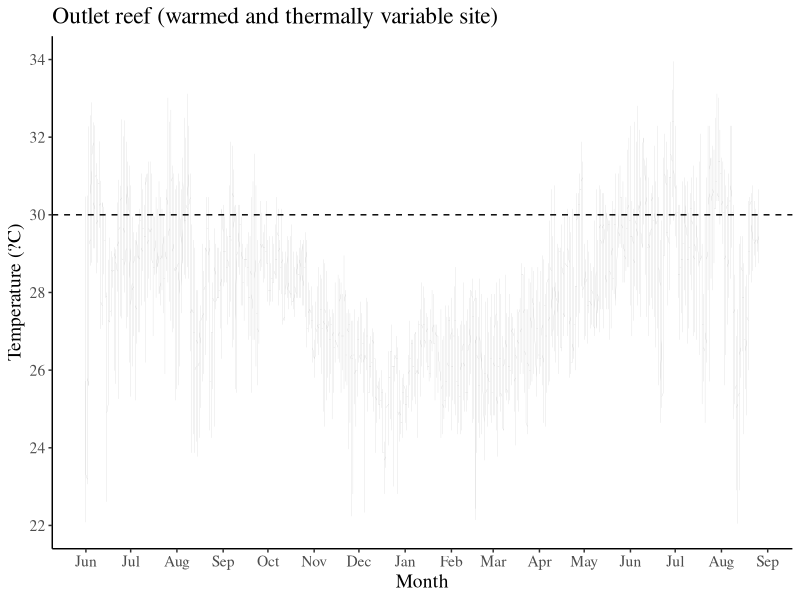
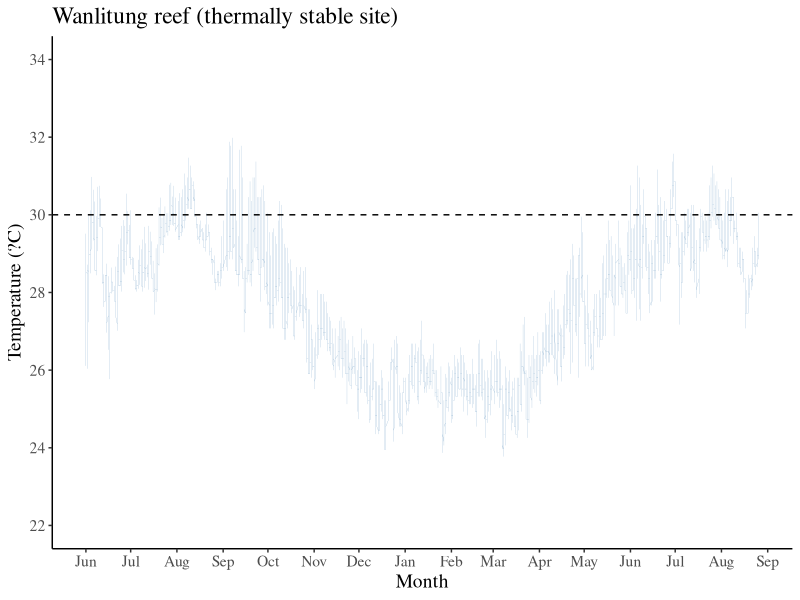
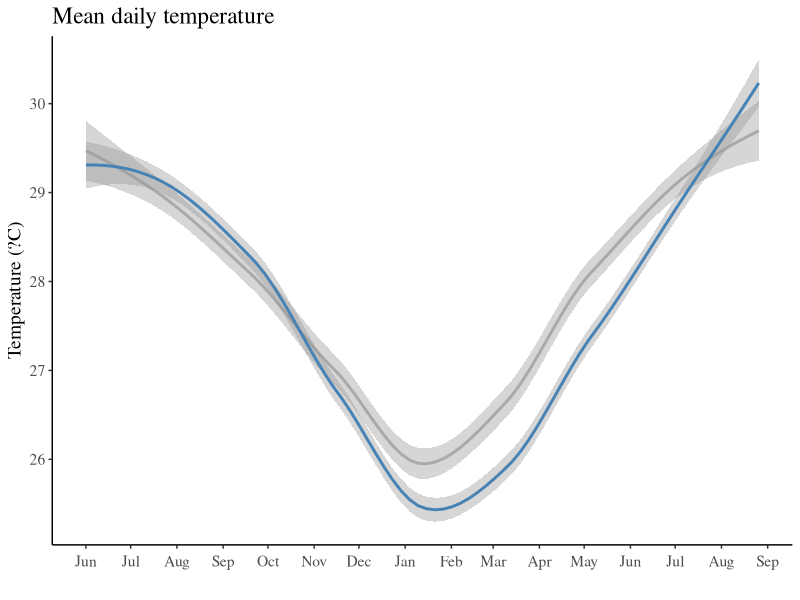
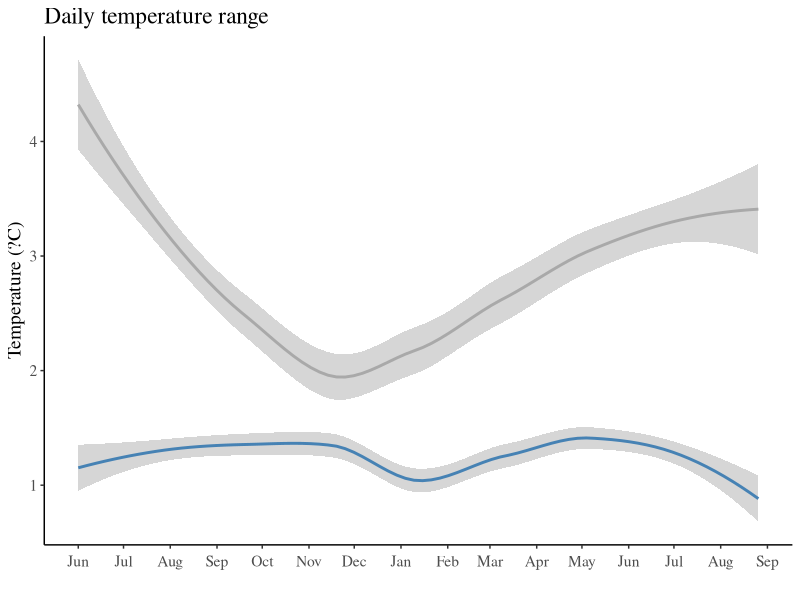
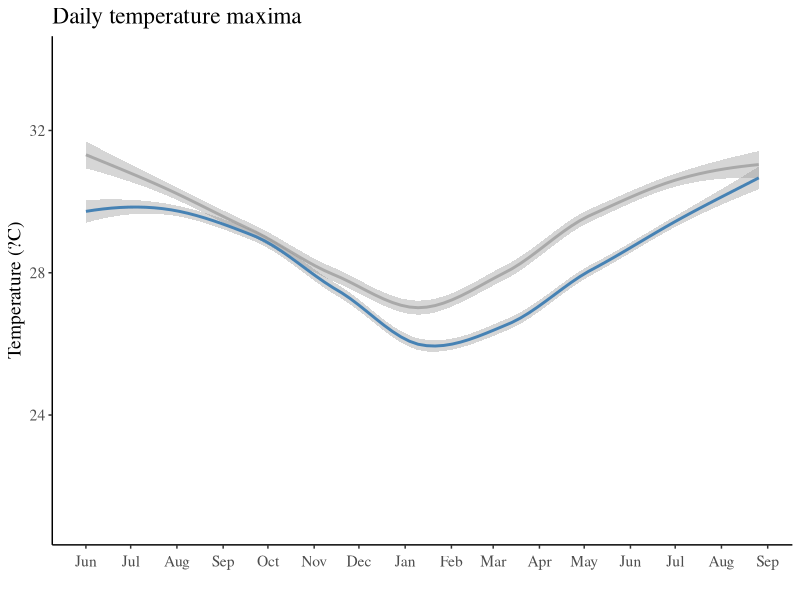
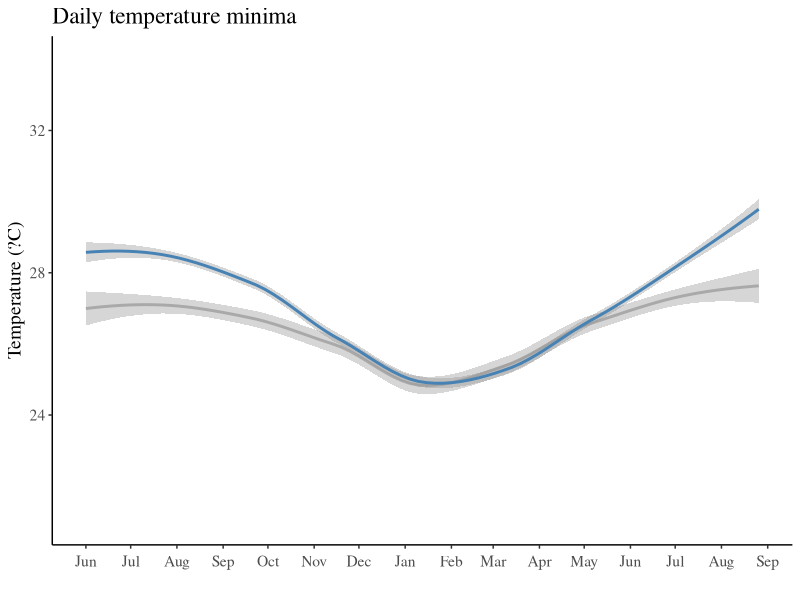
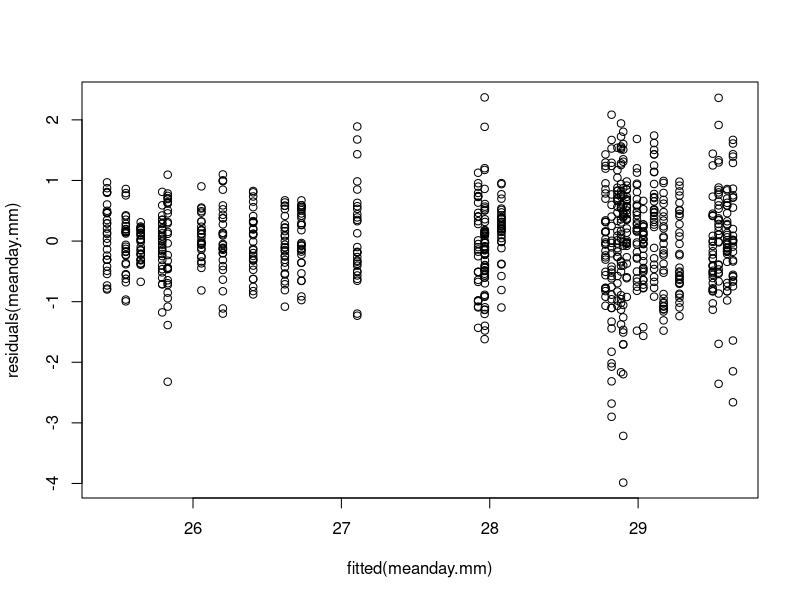
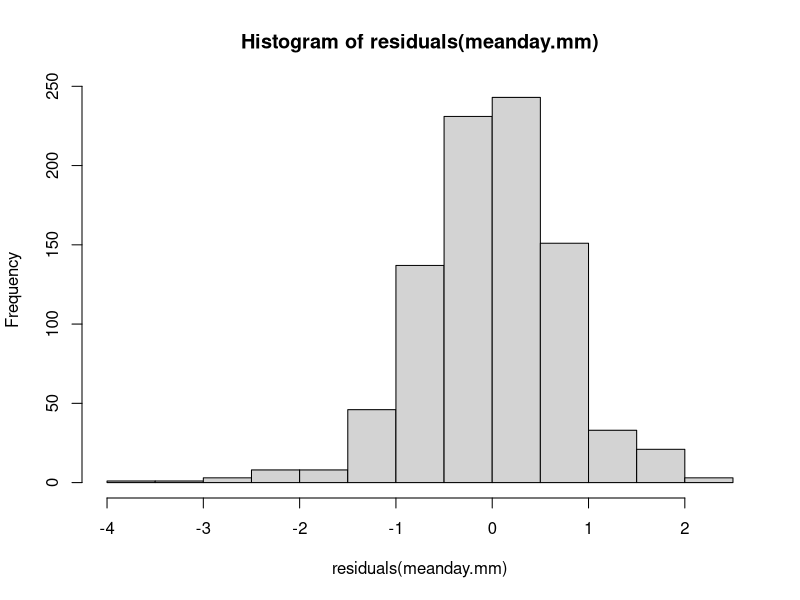

The R source for these figures, in order:
#_________________________________________________________________________________________#
#Peer J manuscript submission

#"Baseline dynamics of Symbiodiniaceae genera and photochemical 
#efficiency in corals from reefs with different thermal histories"

#McRae et al. 
#submitted November 2022
#revised March 2022

#Contact information: 
#Dr. Crystal J. McRae 
#crystal.j.mcrae@gmail.com


#Species abbreviations:
#PA = Pocillopora acuta
#AN = Acropora nana
#PL = Porites lutea

#Site abbreviations:
#WT = Wanlitung reef
#OT = Outlet reef
#_________________________________________________________________________________________#


#clear workspace
rm(list = ls())


####___________####

####<TEMPERATURE>####

####1) Libraries####

library(tidyverse)
library(lubridate)
library(lme4)
library(lmerTest)
library(emmeans)
library(car)

####2) Data####

raw_temp <- read_csv("TEMP.csv")


#class check & organize the data

#Separate month, day, hour, and minute
TEMPDATA <-
  raw_temp %>%
  mutate(Date_Time = mdy_hm(raw_temp$DATETIME)) %>% 
  mutate(year= year(Date_Time), 
         month = month(Date_Time),
         day = day(Date_Time), 
         hour = hour(Date_Time), 
         minute = minute(Date_Time))

#Define seasons
DATA <-
  TEMPDATA%>%
  mutate(month_conversion = ifelse(year== 2018, -5, 7))%>%
  mutate(MONTHID = month + month_conversion)%>%
  mutate(
    season = case_when(
      MONTHID %in% 10:12 ~ "spring",
      MONTHID %in%  4:6  ~ "fall",
      MONTHID %in%  7:9  ~ "winter",
      MONTHID %in%  13:15  ~ "ssummer",
      TRUE ~ "summer"))


#create separate date column for plotting
DATA <- tidyr::separate(DATA, 'DATETIME',
                        into = c('date', 'time'),
                        sep= ' ')


DATA$date <- as.Date (DATA$date,"%m/%d/%Y")
DATA$SITE <- as.factor (DATA$SITE)
DATA$month <- as.integer (DATA$month)
DATA$MONTHID <- as.integer (DATA$MONTHID)
DATA$season <- as.factor (DATA$season)

str(DATA)
summary(DATA)
head(DATA)


#Monthly summaries

month_sum <-
  DATA%>%
  group_by(month, SITE, year)%>%
  summarise(TEMP_mean = mean(TEMP), TEMP_sd =sd(TEMP))

month_var <-
  DATA%>%
  group_by(month, SITE, year)%>%
  summarise(TEMP_max = max(TEMP), TEMP_min =min(TEMP))


#Daily summaries

day_sum <-
  DATA%>%
  group_by(date, SITE, month, year, season, MONTHID)%>%
  summarise(TEMP_mean = mean(TEMP), TEMP_sd =sd(TEMP), TEMP_max=max(TEMP), TEMP_min = min(TEMP))%>%
  mutate(day_range = TEMP_max - TEMP_min)

#Average of daily values
day_sum_short<-
  day_sum%>%
  group_by(month, year, SITE, season, MONTHID)%>%
  summarise(day_range = mean(day_range), meanday_max =mean (TEMP_max), meanday_min = mean(TEMP_min), meanday = mean(TEMP_mean), meanday_sd = mean(TEMP_sd))




####3) Plots####

#first make subsets for each site

OT_TEMP <-
  DATA%>%
  filter(SITE =="OT")

head(OT_TEMP)
tail(OT_TEMP)

WT_TEMP <-
  DATA%>%
  filter(SITE =="WT")

head(WT_TEMP)
tail(WT_TEMP)



####*Outlet_10min data####

OT_plot <- ggplot(data=OT_TEMP, 
                  aes(x=date, y=TEMP)) +
  geom_line(size=0.05, colour='darkgrey')+
  theme_classic()+
  theme(text=element_text(size=14,  family="serif"))+
  geom_hline(yintercept=30, linetype="dashed", 
             color = "black", size=0.5)+
  scale_x_date(date_labels="%b",date_breaks  ="1 month")+
  scale_y_continuous(limits=c(22, 34), breaks=c(22, 24, 26, 28, 30, 32, 34))+
  labs(title="Outlet reef (warmed and thermally variable site)", y="Temperature (?C)", x="Month")

OT_plot 


####*Wanlitung_10min data####

WT_plot <- ggplot(data=WT_TEMP, 
                  aes(x=date, y=TEMP)) +
  geom_line(size=0.05, colour='steelblue')+
  theme_classic()+
  theme(text=element_text(size=14,  family="serif"))+
  geom_hline(yintercept=30, linetype="dashed", 
             color = "black", size=0.5)+
  scale_x_date(date_labels="%b",date_breaks  ="1 month")+
  scale_y_continuous(limits=c(22, 34), breaks=c(22, 24, 26, 28, 30, 32, 34))+
  labs(title="Wanlitung reef (thermally stable site)", y="Temperature (?C)", x="Month")

WT_plot 



####*daily mean####
daymean_plot <- 
  ggplot(data=day_sum, aes(x=date, y=TEMP_mean, colour=SITE)) +
  geom_smooth()+
  theme_bw()+
  scale_color_manual(values=c("darkgrey", "steelblue")) + theme_classic()+
  theme(axis.text.x = element_text(angle=0, margin = margin(t=5, r=50)))+
  scale_x_date(date_labels="%b",date_breaks  ="1 month")+
  labs(title="Mean daily temperature", y="Temperature (?C)", x="")+
  theme(text=element_text(size=14,  family="serif"))

daymean_plot +   theme(legend.position = "none")


#####*daily range####

daymean_range_plot <- 
  ggplot(data=day_sum, aes(x=date, y=day_range, colour=SITE)) +
  geom_smooth()+
  theme_bw()+
  scale_color_manual(values=c("darkgrey", "steelblue")) + theme_classic()+
  theme(axis.text.x = element_text(angle=0, margin = margin(t=5, r=50)))+
  scale_x_date(date_labels="%b",date_breaks  ="1 month")+
  labs(title="Daily temperature range", y="Temperature (?C)", x="")+
  theme(text=element_text(size=14,  family="serif"))

daymean_range_plot  + theme(legend.position = "none")


#####*mean daily_max####
daymean_max_plot <- 
  ggplot(data=day_sum, aes(x=date, y=TEMP_max, colour=SITE)) +
  geom_smooth()+
  theme_bw()+
  scale_y_continuous(limits=c(21, 34), breaks=c(24, 28, 32))+
  scale_color_manual(values=c("darkgrey", "steelblue")) + theme_classic()+
  theme(axis.text.x = element_text(angle=0, margin = margin(t=5, r=50)))+
  scale_x_date(date_labels="%b",date_breaks  ="1 month")+
  labs(title="Daily temperature maxima", y="Temperature (?C)", x="")+
  theme(text=element_text(size=14,  family="serif"))

daymean_max_plot + theme(legend.position = "none")



####*mean daily_min####
daymean_min_plot <- 
  ggplot(data=day_sum, aes(x=date, y=TEMP_min, colour=SITE)) +
  geom_smooth()+
  theme_bw()+
  scale_y_continuous(limits=c(21, 34), breaks=c(24, 28, 32))+
  scale_color_manual(values=c("darkgrey", "steelblue")) + theme_classic()+
  theme(axis.text.x = element_text(angle=0, margin = margin(t=5, r=50)))+
  scale_x_date(date_labels="%b",date_breaks  ="1 month")+
  labs(title="Daily temperature minima", y="Temperature (?C)", x="")+
  theme(text=element_text(size=14,  family="serif"))

daymean_min_plot + theme(legend.position = "none")



####4) Analysis####

####*site: mean sd####

#OT
OT.meansd<-
  OT_TEMP%>%
  summarise(mean.ot = mean(TEMP), sd.ot = sd(TEMP))

OT.meansd

#WT
WT.meansd<-
  WT_TEMP%>%
  summarise(mean.wt = mean(TEMP), sd.wt = sd(TEMP))

WT.meansd


####*daily mean mixed model####

meanday.mm <- 
  lmer(TEMP_mean~SITE*season + (1|MONTHID), data=day_sum)

summary(meanday.mm)


#check assumptions
plot(fitted(meanday.mm),residuals(meanday.mm))
hist(residuals(meanday.mm ))
qqnorm(residuals(meanday.mm ))
vif(meanday.mm)


#ACF 
acf(residuals(meanday.mm))


#posthoc
emmeans(meanday.mm, pairwise~SITE*season)


####*daily mean linear model####
#just to take a look at ACF if month is not used as a random effect

my_lm <- 
  lm(TEMP_mean~SITE*season, data=day_sum)

summary(my_lm)


#check assumptions
plot(fitted(my_lm),residuals(my_lm))
hist(residuals(my_lm))
qqnorm(residuals(meanday.mm ))
vif(my_lm)

#ACF 
acf(residuals(my_lm))



####*daily range mixed model####

dayrange.mm <- 
  lmer(day_range~SITE*season + (1|MONTHID), data=day_sum)

summary(dayrange.mm)

#check assumptions
plot(fitted(dayrange.mm),residuals(dayrange.mm))
hist(residuals(dayrange.mm))
qqnorm(residuals(dayrange.mm))
vif(dayrange.mm)

#ACF 
acf(residuals(dayrange.mm))


#posthoc
emmeans(dayrange.mm, pairwise~SITE*season)


####*daily max mixed model####

daymax.mm <- 
  lmer(TEMP_max~SITE*season + (1|MONTHID), data=day_sum)

summary(daymax.mm)

#check assumptions
plot(fitted(daymax.mm),residuals(daymax.mm))
hist(residuals(daymax.mm))
qqnorm(residuals(daymax.mm))
vif(daymax.mm)

#ACF 
acf(residuals(daymax.mm))


#posthoc
emmeans(daymax.mm, pairwise~SITE*season)


####*daily min mixed model####

daymin <- 
  lmer(TEMP_min~SITE*season + (1|MONTHID), data=day_sum)

summary(daymin)


#check assumptions
plot(fitted(daymin),residuals(daymin))
hist(residuals(daymin))
qqnorm(residuals(daymin))
vif(daymin)

#ACF 
acf(residuals(daymin))


#posthoc
emmeans(daymin, pairwise~SITE*season)


####___________####

####<NUTRIENTS>#####

####1) Libraries####

library(tidyverse)
library(car)

####2) Data####

NUT_data <- read_csv("NUT.csv")

#class check
NUT_data$Date <- as.Date(NUT_data$Date)
NUT_data$Site <- as.factor(NUT_data$Site)

summary(NUT_data)
head(NUT_data)

#WT subset

NUT_WT <-
  NUT_data%>%
  filter(Site =='WT')


#OT subset

NUT_OT <-
  NUT_data%>%
  filter(Site =='OT')


####3) Plots####

boxplot(BOD5~Site, data=NUT_data)
boxplot(NO3N~Site, data=NUT_data)
boxplot(NO2N~Site, data=NUT_data)
boxplot(NH3N~Site, data=NUT_data)
boxplot(PO4P~Site, data=NUT_data)


####4) Analysis####

####*B0D5####

#test for normality
hist(NUT_OT$BOD5)
shapiro.test(NUT_OT$BOD5)


hist(NUT_WT$BOD5)
shapiro.test(NUT_WT$BOD5)


#test for equal variance
leveneTest(BOD5~Site, data=NUT_data)

#test for difference between sites
wilcox.test(BOD5~Site, data=NUT_data)



####*NO2####


#test for normality
hist(NUT_OT$NO2N)
shapiro.test(NUT_OT$NO2N)


hist(NUT_WT$NO2N)
shapiro.test(NUT_WT$NO2N)

#test for equal variance
leveneTest(NO2N~Site, data=NUT_data)

#test for difference between sites
wilcox.test(NO2N~Site, data=NUT_data)



####*NO3####


#test for normality
hist(NUT_OT$NO3N)
shapiro.test(NUT_OT$NO3N)


hist(NUT_WT$NO3N)
shapiro.test(NUT_WT$NO3N)

#test for equal variance
leveneTest(NO3N~Site, data=NUT_data)

#test for difference between sites
t.test(NO3N~Site, data=NUT_data, var.equal=TRUE)



####*NH3####


#test for normality
hist(NUT_OT$NH3N)
shapiro.test(NUT_OT$NH3N)


hist(NUT_WT$NH3N)
shapiro.test(NUT_WT$NH3N)

#test for equal variance
leveneTest(NH3N~Site, data=NUT_data)


#test for difference between sites
wilcox.test(NH3N~Site, data=NUT_data)


####*PO4####


#test for normality
hist(NUT_OT$PO4P)
shapiro.test(NUT_OT$PO4P)


hist(NUT_WT$PO4P)
shapiro.test(NUT_WT$PO4P)

#test for equal variance
leveneTest(PO4P~Site, data=NUT_data)

#test for difference between sites
wilcox.test(PO4P~Site, data=NUT_data)


#Mean and sd
NUT_summary <-
  NUT_data%>%
  group_by(Site)%>%
  summarise(BOD5.mean = mean(BOD5), BOD5.sd = sd(BOD5), 
            NO2N.mean = mean(NO2N), NO2N.sd = sd(NO2N), 
            NO3N.mean = mean(NO3N), NO3N.sd = sd(NO3N),
            NH3N.mean = mean(NH3N), NH3N.sd = sd(NH3N),
            PO4P.mean = mean(PO4P), PO4P.sd = sd(PO4P))

NUT_summary


####___________####

####<FV/FM>####

####1) Libraries####

library(tidyverse)
library(lme4)
library(lmerTest)
library(emmeans)
library(car)


####2) Data####

#All species and sites
FVFM_ALL <- read_csv("FVFM.ALL.csv")

#PA subset
FVFM_PA <-
  FVFM_ALL%>%
  filter(SPECIES =='PA')

#AN subset
FVFM_AN <-
  FVFM_ALL%>%
  filter(SPECIES =='AN')

#PL subset
FVFM_PL <-
  FVFM_ALL%>%
  filter(SPECIES =='PL')


#all class check

#FVFM_ALL
FVFM_ALL$COL.ID <- as.factor (FVFM_ALL$COL.ID)
FVFM_ALL$SEASON <- as.factor (FVFM_ALL$SEASON)
FVFM_ALL$SITE <- as.factor (FVFM_ALL$SITE) 
FVFM_ALL$SUBSET <- as.factor (FVFM_ALL$SUBSET)
FVFM_ALL$FVFM<- as.numeric (FVFM_ALL$FVFM)
FVFM_ALL$SPECIES <-as.factor(FVFM_ALL$SPECIES)

summary(FVFM_ALL)
str(FVFM_ALL)
head(FVFM_ALL)


#subset class checks

#FVFM_PA
FVFM_PA$COL.ID <- as.factor (FVFM_PA$COL.ID)
FVFM_PA$SEASON <- as.factor (FVFM_PA$SEASON)
FVFM_PA$SITE <- as.factor (FVFM_PA$SITE) 
FVFM_PA$SUBSET <- as.factor (FVFM_PA$SUBSET)
FVFM_PA$FVFM<- as.numeric (FVFM_PA$FVFM)
FVFM_PA$SPECIES <-as.factor(FVFM_PA$SPECIES)

summary(FVFM_PA)
str(FVFM_PA)
head(FVFM_PA)


#FVFM_AN
FVFM_AN$COL.ID <- as.factor (FVFM_AN$COL.ID)
FVFM_AN$SEASON <- as.factor (FVFM_AN$SEASON)
FVFM_AN$SITE <- as.factor (FVFM_AN$SITE) 
FVFM_AN$SUBSET <- as.factor (FVFM_AN$SUBSET)
FVFM_AN$FVFM<- as.numeric (FVFM_AN$FVFM)
FVFM_AN$SPECIES <-as.factor(FVFM_AN$SPECIES)

summary(FVFM_AN)
str(FVFM_AN)
head(FVFM_AN)


#FVFM_PL
FVFM_PL$COL.ID <- as.factor (FVFM_PL$COL.ID)
FVFM_PL$SEASON <- as.factor (FVFM_PL$SEASON)
FVFM_PL$SITE <- as.factor (FVFM_PL$SITE) 
FVFM_PL$SUBSET <- as.factor (FVFM_PL$SUBSET)
FVFM_PL$FVFM<- as.numeric (FVFM_PL$FVFM)
FVFM_PL$SPECIES <-as.factor(FVFM_PL$SPECIES)

summary(FVFM_PL)
str(FVFM_PL)
head(FVFM_PL)



####3) Plots####

PA_plot<-
  ggplot(data=FVFM_PA, aes(x=SEASON, y=FVFM, fill=SITE)) + 
  geom_boxplot(outlier.shape = NA) + 
  geom_point(aes(group = SITE, fill=SITE), 
             position = position_jitterdodge(jitter.width = 0.15, dodge.width = 0.75), 
             size=1.5) +
  scale_shape_manual(values = c(1, 16)) +
  scale_y_continuous(limits=c(0.4, 0.85), breaks=c(.4, .45,.5,.55, .6,.65, .7,.75, .8, .85))+
  scale_fill_manual(breaks = c("Outlet", "Wanlitung"), 
                    values=c("snow4", "steelblue")) + theme_classic()+
  labs(y = "Maximum quantum yeild (Fv/Fm)", x="Season", title="PA")+
  theme(text=element_text(size=14,  family="sans"))

PA_plot + theme(legend.position = "none")

PA_plot

AN_plot<-
  ggplot(data=FVFM_AN, aes(x=SEASON, y=FVFM, fill=SITE)) + 
  geom_boxplot(outlier.shape = NA) + 
  geom_point(aes(group = SITE, fill=SITE), 
             position = position_jitterdodge(jitter.width = 0.15, dodge.width = 0.75), 
             size=1.5) +
  scale_shape_manual(values = c(1, 16)) +
  scale_y_continuous(limits=c(0.4, 0.85), breaks=c(.4, .45,.5,.55, .6,.65, .7,.75, .8, .85))+
  scale_fill_manual(breaks = c("Outlet", "Wanlitung"), 
                    values=c("snow4", "steelblue")) + theme_classic()+
  labs(y = "Maximum quantum yeild (Fv/Fm)", x="Season", title="AN")+
  theme(text=element_text(size=14,  family="sans"))

AN_plot + theme(legend.position = "none")


PL_plot<-
  ggplot(data=FVFM_PL, aes(x=SEASON, y=FVFM, fill=SITE)) + 
  geom_boxplot(outlier.shape = NA) + 
  geom_point(aes(group = SITE, fill=SITE), 
             position = position_jitterdodge(jitter.width = 0.15, dodge.width = 0.75), 
             size=1.5) +
  scale_shape_manual(values = c(1, 16)) +
  scale_y_continuous(limits=c(0.4, 0.85), breaks=c(.4, .45,.5,.55, .6,.65, .7,.75, .8, .85))+
  scale_fill_manual(breaks = c("Outlet", "Wanlitung"), 
                    values=c("snow4", "steelblue")) + theme_classic()+
  labs(y = "Maximum quantum yeild (Fv/Fm)", x="Season", title="PL")+
  theme(text=element_text(size=14,  family="sans"))

PL_plot + theme(legend.position = "none")




####4) Analysis####


#mixed model
ALL.FVFMint <- lmer(FVFM ~ SITE * SEASON * SPECIES + (1|COL.ID), data=FVFM_ALL)
summary(ALL.FVFMint)

#check assumptions
plot(fitted(ALL.FVFMint),residuals(ALL.FVFMint))
hist(residuals(ALL.FVFMint))
qqnorm(residuals(ALL.FVFMint))
vif(ALL.FVFMint)


#post hoc

#comparing site differences for each species across seasons
FVFM_posthoc1 <- emmeans(ALL.FVFMint, pairwise~SITE | SPECIES | SEASON)
FVFM_posthoc1

#comparing species differences for each site across seasons
FVFM_posthoc2 <- emmeans(ALL.FVFMint, pairwise~SPECIES | SEASON | SITE)
FVFM_posthoc2

#comparing seasonal differences for each site across seasons
FVFM_posthoc3 <- emmeans(ALL.FVFMint, pairwise~ SEASON | SPECIES | SITE)
FVFM_posthoc3



####___________####

####<SYM_qPCR>####


####1) Libraries####

library(tidyverse)
library(scales)
library(patchwork)

####2) Data####

#OT PA
OT_PA_long <- read_csv("OT_PA_long.csv")

summary(OT_PA_long)

OT_PA_long$season <- as.factor(OT_PA_long$season)
OT_PA_long$genus <- as.factor(OT_PA_long$genus)
OT_PA_long$colony_id <- as.factor(OT_PA_long$colony_id)
OT_PA_long$line_group <- as.factor(OT_PA_long$line_group)

summary(OT_PA_long)
head(OT_PA_long)

#WT PA
WT_PA_long <- read_csv("WT_PA_long.csv")

summary(WT_PA_long)

WT_PA_long$season <- as.factor(WT_PA_long$season)
WT_PA_long$genus <- as.factor(WT_PA_long$genus)
WT_PA_long$colony_id <- as.factor(WT_PA_long$colony_id)
WT_PA_long$line_group <- as.factor(WT_PA_long$line_group)

summary(WT_PA_long)
head(WT_PA_long)


#OT AN
OT_AN_long <- read_csv("OT_AN_long.csv")

summary(OT_AN_long)

OT_AN_long$season <- as.factor(OT_AN_long$season)
OT_AN_long$genus <- as.factor(OT_AN_long$genus)
OT_AN_long$colony_id <- as.factor(OT_AN_long$colony_id)
OT_AN_long$line_group <- as.factor(OT_AN_long$line_group)

summary(OT_AN_long)
head(OT_AN_long)


#WT AN
WT_AN_long <- read_csv("WT_AN_long.csv")

summary(WT_AN_long)

WT_AN_long$season <- as.factor(WT_AN_long$season)
WT_AN_long$genus <- as.factor(WT_AN_long$genus)
WT_AN_long$colony_id <- as.factor(WT_AN_long$colony_id)
WT_AN_long$line_group <- as.factor(WT_AN_long$line_group)

summary(WT_AN_long)
head(WT_AN_long)


#OT PL
OT_PL_long <- read_csv("OT_PL_long.csv")

summary(OT_PL_long)

OT_PL_long$season <- as.factor(OT_PL_long$season)
OT_PL_long$genus <- as.factor(OT_PL_long$genus)
OT_PL_long$colony_id <- as.factor(OT_PL_long$colony_id)
OT_PL_long$line_group <- as.factor(OT_PL_long$line_group)

summary(OT_PL_long)
head(OT_PL_long)


#WT PL
WT_PL_long <- read_csv("WT_PL_long.csv")

summary(WT_PL_long)

WT_PL_long$season <- as.factor(WT_PL_long$season)
WT_PL_long$genus <- as.factor(WT_PL_long$genus)
WT_PL_long$colony_id <- as.factor(WT_PL_long$colony_id)
WT_PL_long$line_group <- as.factor(WT_PL_long$line_group)

summary(WT_PL_long)
head(WT_PL_long)


####3) Plots####

#OT PA

#set orders
OT_PA_long$season <- factor(OT_PA_long$season , levels=c("Summer", "Fall", "Winter", "Spring"))
OT_PA_long$colony_id <- factor(OT_PA_long$colony_id, levels=c("OT_PA1", "OT_PA2", "OT_PA5", "OT_PA9", "OT_PA10"))

OT_PA.plot <-
  ggplot(data=OT_PA_long, aes(x=cycle, y=value, group=line_group, colour=genus)) +
  geom_line(linewidth = 0.6)+
  geom_point(aes(shape=colony_id, color=genus), size = 1.5)+
  scale_shape_manual(values=c(15, 16, 17, 18, 3))+
  scale_x_continuous(limits=c(0, 35), breaks=c(0, 5, 10, 15, 20, 25, 30, 35))+
  scale_y_continuous(limits=c(-12000, 820000), breaks=c(0, 200000, 400000, 600000, 800000), labels=function(x) format(x, big.mark = ",", scientific = FALSE))+
  scale_color_manual(values=c("grey2", "orchid4")) + theme_bw()+
  labs(title="A.", y="Delta Rn", x="cycle")+
  theme(text=element_text(size=16,  family="serif"))

OT_PA.plot + facet_wrap(~season) 
OT_PA.plot + facet_wrap(~season) + theme(legend.position = "none")




#WT PA

#set orders
WT_PA_long$season <- factor(WT_PA_long$season , levels=c("Summer", "Fall", "Winter", "Spring"))
WT_PA_long$colony_id <- factor(WT_PA_long$colony_id, levels=c("WT_PA3", "WT_PA7"))

WT_PA.plot <-
  ggplot(data=WT_PA_long, aes(x=cycle, y=value, group=line_group, colour=genus)) +
  geom_line(size = 0.6)+
  geom_point(aes(shape=colony_id, color=genus), size = 1.5)+
  scale_shape_manual(values=c(15, 16))+
  scale_x_continuous(limits=c(0, 35), breaks=c(0, 5, 10, 15, 20, 25, 30, 35))+
  scale_y_continuous(limits=c(-12000, 820000), breaks=c(0, 200000, 400000, 600000, 800000), labels=function(x) format(x, big.mark = ",", scientific = FALSE))+
  scale_color_manual(values=c("grey2", "orchid4")) + theme_bw()+
  labs(title="B.", y="Delta Rn", x="cycle")+
  theme(text=element_text(size=16,  family="serif"))

WT_PA.plot + facet_wrap(~season) 
WT_PA.plot + facet_wrap(~season) + theme(legend.position = "none")


#OT AN

#set orders
OT_AN_long$season <- factor(OT_AN_long$season , levels=c("Summer", "Fall", "Winter", "Spring"))
OT_AN_long$colony_id <- factor(OT_AN_long$colony_id, levels=c("OT_AN5", "OT_AN8", "OT_AN9", "OT_AN10", "OT_AN12", "OT_AN13"))

OT_AN.plot <-
  ggplot(data=OT_AN_long, aes(x=cycle, y=value, group=line_group, colour=genus)) +
  geom_line(size = 0.6)+
  geom_point(aes(shape=colony_id, color=genus), size = 1.5)+
  scale_shape_manual(values=c(15, 16, 17, 18, 3, 1))+
  scale_x_continuous(limits=c(0, 35), breaks=c(0, 5, 10, 15, 20, 25, 30, 35))+
  scale_y_continuous(limits=c(-12000, 820000), breaks=c(0, 200000, 400000, 600000, 800000), labels=function(x) format(x, big.mark = ",", scientific = FALSE))+
  scale_color_manual(values=c("grey2", "orchid4")) + theme_bw()+
  labs(title="A.", y="Delta Rn", x="cycle")+
  theme(text=element_text(size=16,  family="serif"))

OT_AN.plot + facet_wrap(~season) 
OT_AN.plot + facet_wrap(~season) + theme(legend.position = "none")


#WT AN

#set orders
WT_AN_long$season <- factor(WT_AN_long$season , levels=c("Summer", "Fall", "Winter", "Spring"))
WT_AN_long$colony_id <- factor(WT_AN_long$colony_id, levels=c("WT_AN1", "WT_AN3", "WT_AN5", "WT_AN6", "WT_AN7", "WT_AN8"))

WT_AN.plot <-
  ggplot(data=WT_AN_long, aes(x=cycle, y=value, group=line_group, colour=genus)) +
  geom_line(size = 0.6)+
  geom_point(aes(shape=colony_id, color=genus), size = 1.5)+
  scale_shape_manual(values=c(15, 16, 17, 18, 3, 1))+
  scale_x_continuous(limits=c(0, 35), breaks=c(0, 5, 10, 15, 20, 25, 30, 35))+
  scale_y_continuous(limits=c(-12000, 820000), breaks=c(0, 200000, 400000, 600000, 800000), labels=function(x) format(x, big.mark = ",", scientific = FALSE))+
  scale_color_manual(values=c("grey2", "orchid4")) + theme_bw()+
  labs(title="B.", y="Delta Rn", x="cycle")+
  theme(text=element_text(size=16,  family="serif"))

WT_AN.plot + facet_wrap(~season) 
WT_AN.plot + facet_wrap(~season) + theme(legend.position = "none")



#OT PL

#set orders
OT_PL_long$season <- factor(OT_PL_long$season , levels=c("Summer", "Fall", "Winter", "Spring"))
OT_PL_long$colony_id <- factor(OT_PL_long$colony_id, levels=c("OT_PL1", "OT_PL4", "OT_PL5", "OT_PL6", "OT_PL8"))

OT_PL.plot <-
  ggplot(data=OT_PL_long, aes(x=cycle, y=value, group=line_group, colour=genus)) +
  geom_line(size = 0.6)+
  geom_point(aes(shape=colony_id, color=genus), size = 1.5)+
  scale_shape_manual(values=c(15, 16, 17, 18, 3))+
  scale_x_continuous(limits=c(0, 35), breaks=c(0, 5, 10, 15, 20, 25, 30, 35))+
  scale_y_continuous(limits=c(-10000, 800000), breaks=c(0, 200000, 400000, 600000, 800000), labels=function(x) format(x, big.mark = ",", scientific = FALSE))+
  scale_color_manual(values=c("grey2", "orchid4")) + theme_bw()+
  labs(title="A.", y="Delta Rn", x="cycle")+
  theme(text=element_text(size=16,  family="serif"))

OT_PL.plot + facet_wrap(~season) 
OT_PL.plot + facet_wrap(~season) + theme(legend.position = "none")



#WT PL

#set orders
WT_PL_long$season <- factor(WT_PL_long$season , levels=c("Summer", "Fall", "Winter", "Spring"))
WT_PL_long$colony_id <- factor(WT_PL_long$colony_id, levels=c("WT_PL1", "WT_PL2", "WT_PL3", "WT_PL4", "WT_PL6", "WT_PL10"))

WT_PL.plot <-
  ggplot(data=WT_PL_long, aes(x=cycle, y=value, group=line_group, colour=genus)) +
  geom_line(size = 0.6)+
  geom_point(aes(shape=colony_id, color=genus), size = 1.5)+
  scale_shape_manual(values=c(15, 16, 17, 18, 3, 1))+
  scale_x_continuous(limits=c(0, 35), breaks=c(0, 5, 10, 15, 20, 25, 30, 35))+
  scale_y_continuous(limits=c(-12000, 820000), breaks=c(0, 200000, 400000, 600000, 800000), labels=function(x) format(x, big.mark = ",", scientific = FALSE))+
  scale_color_manual(values=c("grey2", "orchid4")) + theme_bw()+
  labs(title="B.", y="Delta Rn", x="cycle")+
  theme(text=element_text(size=16,  family="serif"))

WT_PL.plot + facet_wrap(~season) 
WT_PL.plot + facet_wrap(~season) + theme(legend.position = "none")


####_____END______####
